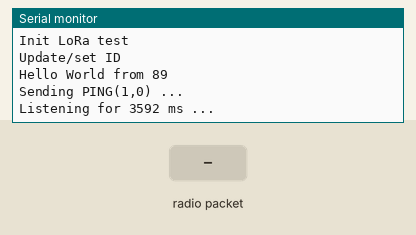
Bench run of a sketch on a simulated Arduino Nano, built with avr-gcc and run on an emulated ATmega328P. Shown: the last lines printed to the serial monitor. The test bench sets the inputs (shaded band). Random numbers use the default seed unless the sketch sets one; EEPROM starts erased; no radio packets arrive unless stated.

Above: at 1.2 s.
1.3 s: radio packet "1" arrives
At 1.9 s:
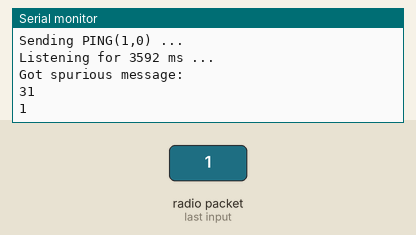
2.8 s: radio packet "0" arrives
At 3.5 s:
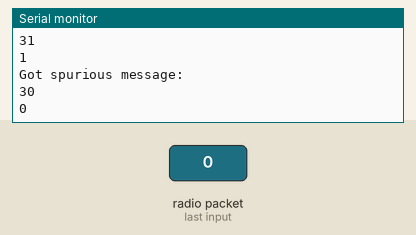
4.3 s: radio packet "2" arrives
At 5.3 s:
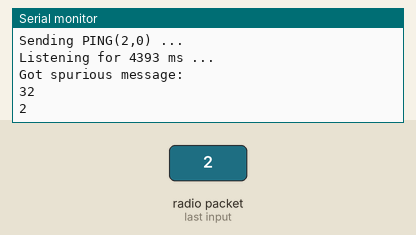

Measured:
- after the input at 1.3 s, the serial monitor: prints a new line at once (image 1)
- after the input at 2.8 s, the serial monitor: prints a new line at once (image 2)
- after the input at 4.3 s, the serial monitor: prints a new line at once (image 3)

The sketch:

rf95_ping.ino
```cpp
// rf95_server.pde
// -*- mode: C++ -*-
// Example sketch showing how to create a simple messageing server
// with the RH_RF95 class. RH_RF95 class does not provide for addressing or
// reliability, so you should only use RH_RF95  if you do not need the higher
// level messaging abilities.
// It is designed to work with the other example rf95_client
// Tested with Anarduino MiniWirelessLoRa

#include <EEPROM.h>
#include <SPI.h>
#include <RH_RF95.h>

typedef struct {
	uint8_t type;
	uint8_t count;  // counter
	uint8_t initiator, replier;
	int rssi;       // signal strength
} pingpong_t;

// Singleton instance of the radio driver
static RH_RF95 rf95;
static pingpong_t ping;
static pingpong_t pong;

#define T_PING 1
#define T_PONG 2

void genId(const bool update) {
	const bool validMarker = EEPROM.read(1) == 123;

	if (validMarker && !update)
		ping.initiator = EEPROM.read(0);
	else {
		Serial.println(F("Update/set ID"));
		ping.initiator = rand();
		if (!validMarker)
			EEPROM.write(1, 123);
		EEPROM.write(0, ping.initiator);
		delay(5);
		EEPROM.read(1);
		EEPROM.read(0);
	}
}

void setup() {
	Serial.begin(115200);
	Serial.println(F("Init LoRa test"));

	if (!rf95.init())
		Serial.println(F("init failed"));
	// Defaults after init are 434.0MHz, 13dBm, Bw = 125 kHz, Cr = 4/5, Sf = 128chips/symbol, CRC on
	rf95.setFrequency(869.525);
	rf95.setModemConfig(RH_RF95::Bw125Cr48Sf4096);

	int r;
	for(uint8_t i=A0; i<=A7; i++)
		r ^= analogRead(i);
	srandom(r);
	srand(~r);

	//    rf95.setTxPower(20);

	// init ping
	genId(false);
	ping.type = T_PING;
	ping.count = 0;
	ping.rssi = 0;
	pong.replier = -1;

	Serial.print(F("Hello World from "));
	Serial.println(ping.initiator);

	pong.initiator = -1;
	pong.replier = ping.initiator;
}

static char line[128];
static uint8_t buf[RH_RF95_MAX_MESSAGE_LEN];

void loop()
{
	// send a ping
	ping.count++;

	sprintf(line, "Sending PING(%d,%d) ...", ping.count, ping.rssi);
	Serial.println(line);

	rf95.send((uint8_t *)&ping, sizeof(ping));
	rf95.waitPacketSent();

	// wait some random time in reception mode
	unsigned long wait = random(1000, 5000);
	sprintf(line, "Listening for %lu ms ...", wait);
	Serial.println(line);

	unsigned long now = millis();
	while (millis() - now < wait) {
		uint8_t len = sizeof buf;

		if (rf95.available()) {
			memset(buf, 0x00, sizeof buf);
			rf95.recv(buf, &len);

			if (len == sizeof(pong)) {
				memcpy(&pong, buf, sizeof(pong));

				bool col = false;
				if (pong.type == T_PING) {
					col = pong.initiator == ping.initiator;
					// got ping
					sprintf(line, "Recv PING(%d,%d,%d)", pong.count, pong.rssi, pong.initiator);
					Serial.println(line);
					// send pong
					pong.type = T_PONG;
					pong.rssi = rf95.lastRssi();
					pong.replier = ping.initiator;
					sprintf(line, "Send PONG(%d,%d,%d)", pong.count, pong.rssi, pong.replier);
					Serial.println(line);
					rf95.send((uint8_t *)&pong, sizeof(pong));
					rf95.waitPacketSent();
				}
				else if (pong.type == T_PONG) {
					col = pong.replier == ping.initiator;
					// got pong, print stats
					sprintf(line, "Got PONG(%d,%d,%d)", pong.count, pong.rssi, pong.replier);
					Serial.println(line);
				}
				else {
					sprintf(line, "???(%d,%d,%d,%d,%d)", pong.count, pong.rssi, pong.initiator, pong.replier, pong.type);
					Serial.println(line);
				}

				if (col) {
					sprintf(line, "ID COL: %d,%d", pong.initiator, pong.replier);
					if (pong.initiator == ping.initiator) {
						Serial.println(F("ID collision, force new"));
						genId(true);
						Serial.print(F("New ID:"));
						Serial.println(ping.initiator);
					}
				}
			} else {
				Serial.println(F("Got spurious message: "));
				for(uint8_t i=0; i<len; i++) {
					Serial.print(buf[i], HEX);
					Serial.print(' ');
				}
				Serial.println(F(""));
				for(uint8_t i=0; i<len; i++)
					Serial.print((char)buf[i]);
				Serial.println(F(""));
			}
		}
	}
}
```
